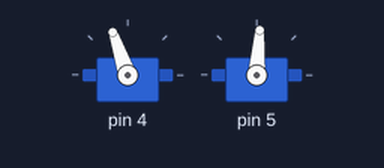
Bench run of a sketch on a simulated Arduino Uno, built with avr-gcc and run on an emulated ATmega328P. On the bench: 2 × servo.

Above: at 0.05 s.
At 1.25 s:
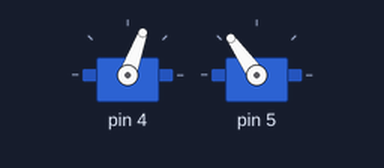
At 2.5 s:
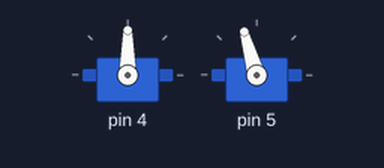
At 5.0 s:
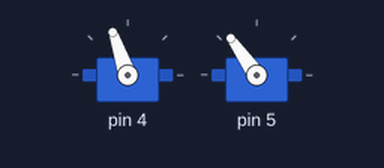
Timing chart, 0 to 6.5 s (numbered marks = the images above):
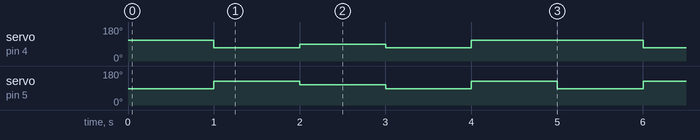

Measured:
- by itself, servo on pin 4: repeats every 5.0 s: 90° 1.0 s, 70° 1.0 s, 109° 2.0 s, 70° 1.0 s
- by itself, servo on pin 5: repeats every 5.0 s: 106° 1.0 s, 2 × (86° 1.0 s, 125° 1.0 s)

The sketch:

ServoMotor.ino
```cpp
#include "ServoMotor.h"

// motor esquerdo e direito
ServoMotor sm;

void setup() {
  sm.setup(5,4);
  sm.calibra(1635,1470);


}

void loop() {
  sm.frente();
  delay(1000);
  sm.re();
  delay(1000);
  sm.parado();
  delay(1000);
  sm.viraDireita();
  delay(1000);
  sm.viraEsquerda();
  delay(1000);
}
```

ServoMotor.cpp
```cpp
#include "ServoMotor.h"


ServoMotor::ServoMotor(){

}

void ServoMotor::setup(int pinEsquerda,int pinDireita){
    paradoDireito = 1500;
    paradoEsquerdo = 1500;
    intensidade = 200;
    mDireito.attach(pinDireita);
    mEsquerdo.attach(pinEsquerda);


}

void ServoMotor::calibra(int pEsq, int pDir){
    paradoDireito = pDir;
    paradoEsquerdo = pEsq;
}

void ServoMotor::frente(){
    mDireito.writeMicroseconds(paradoDireito+intensidade);
    mEsquerdo.writeMicroseconds(paradoEsquerdo-intensidade);
}

void ServoMotor::viraDireita(){
    mDireito.writeMicroseconds(paradoDireito-intensidade);
    mEsquerdo.writeMicroseconds(paradoEsquerdo-intensidade);
}

void ServoMotor::viraEsquerda(){
    mDireito.writeMicroseconds(paradoDireito+intensidade);
    mEsquerdo.writeMicroseconds(paradoEsquerdo+intensidade);

}

void ServoMotor::re(){
    mDireito.writeMicroseconds(paradoDireito-intensidade);
    mEsquerdo.writeMicroseconds(paradoEsquerdo+intensidade);
}

void ServoMotor::parado(){
    mDireito.writeMicroseconds(paradoDireito);
    mEsquerdo.writeMicroseconds(paradoEsquerdo);
}
```

ServoMotor.h
```cpp
#ifndef SERVOMOTOR_H
#define SERVOMOTOR_H
#include <Arduino.h>
#include <Servo.h>

 class ServoMotor
 {
     public:

        ServoMotor();
        void setup(int pinEsq, int pinDir);
        void frente();
        void viraDireita();
        void viraEsquerda();
        void re();
        void parado();
        void calibra(int pEsq, int pDir);


    private:

        int paradoDireito;
        int paradoEsquerdo;
        int intensidade;


        Servo mEsquerdo;
        Servo mDireito;
 };

#endif
```
